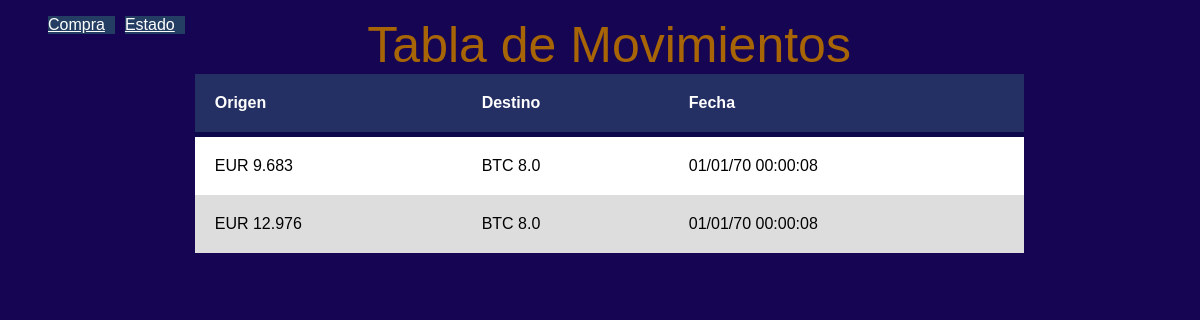
Before: / with the older database file.
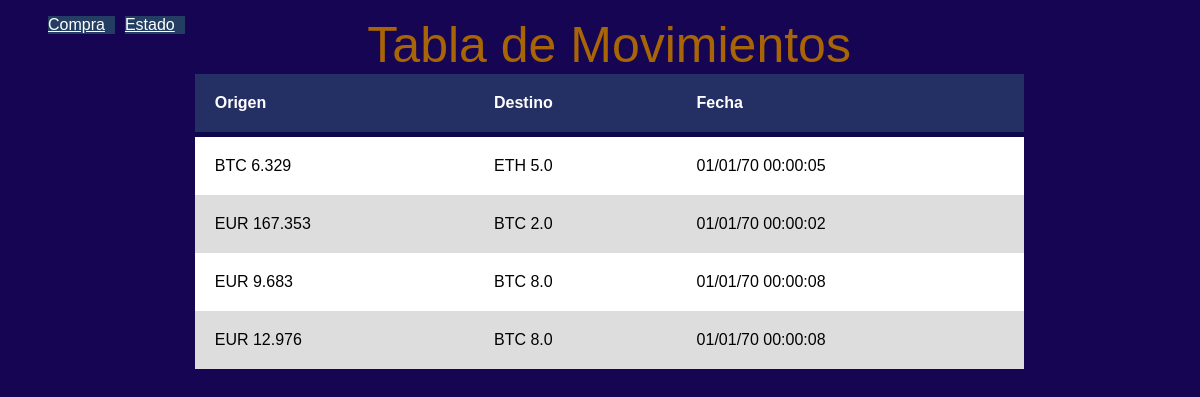
After: the same page with the newer database file.
### tables this page shows
CREATE TABLE transacciones (
            id integer PRIMARY KEY,
            origen text,
            cantidad_origen text,
            destino text,
            cantidad_destino text,
            fecha text
        );

### Criptocambio/views.py (the view)
@app.route('/')
def home():
    transacciones = db.conseguir_transacciones()
    transacciones.reverse()
    return render_template("index.html", transacciones=transacciones)

### Criptocambio/models.py (called while the page is built)
    def conseguir_transacciones(self) -> List[Transaccion]:
        cur = self.db.cursor()
        cur.execute("SELECT * FROM transacciones")
        data = []
        for fila in cur.fetchall():
            tx = Transaccion(fila[1], fila[3], fila[4], 0)
            tx.fecha = datetime.datetime.fromtimestamp(float(fila[4]))
            tx.cantidad_moneda_origen = fila[2]
            data.append(tx)
        return data

### Criptocambio/templates/index.html (shortened to what this page needs)
{% from 'macros.html' import menu %}
<!DOCTYPE html>
<html lang="es">
<head>
    <link rel="stylesheet" href="/static/css/tabla.css">
</head>
<body>
{{ menu(self._TemplateReference__context.name) }}
<table>
    <caption>Tabla de Movimientos</caption>
    <thead>
    <tr>
        <th>Origen</th>
        <th>Destino</th>
        <th>Fecha</th>
    </tr>
    </thead>
    {% for tx in transacciones %}
        <tr>
            <td>{{ tx.origen }} {{ tx.cantidad_moneda_origen }}</td>
            <td>{{ tx.destino }} {{ tx.cantidad_moneda_destino }}</td>
            <td>{{ tx.fecha.strftime("%x %X") }}</td>
        </tr>
    {% endfor %}
</table>
</body>
</html>

### Criptocambio/templates/macros.html (shortened to what this page needs)
{% macro menu(pagina_actual) %}
<header>
<nav class="menu">
    <ul>
        {% if pagina_actual != "form.html" %}
        <li><a href="/consulta">Compra</a></li>
        {% endif %}
        {% if pagina_actual != "estado.html" %}
        <li><a href="/estado">Estado</a></li>
        {% endif %}
    </ul>
</nav>
</header>
{% endmacro %}

### Criptocambio/static/css/tabla.css (style rules this page uses)
body { background-color: #160552; font-family: Arial; }
ul { list-style: none; justify-content: left }
li,a { float: left; background-color: #243e63; margin-right: 10px; color: white; }
table { background-color: white; text-align: left; border-collapse: collapse; width: 70%; }
th, td { padding: 20px; }
caption,h1 { text-align: center; color: rgb(168, 101, 6); font-size: 50px; }
thead { background-color: #242f63; border-bottom: solid 5px #0c084b; color: white; }
tr:nth-child(even) { background-color: #ddd; }

Changed rows visible on the page:
added transacciones: origen "BTC", cantidad_moneda_origen "6.329", destino "ETH", cantidad_moneda_destino "5.0", fecha "01/01/70 00:00:05"
added transacciones: origen "EUR", cantidad_moneda_origen "167.353", destino "BTC", cantidad_moneda_destino "2.0", fecha "01/01/70 00:00:02"
